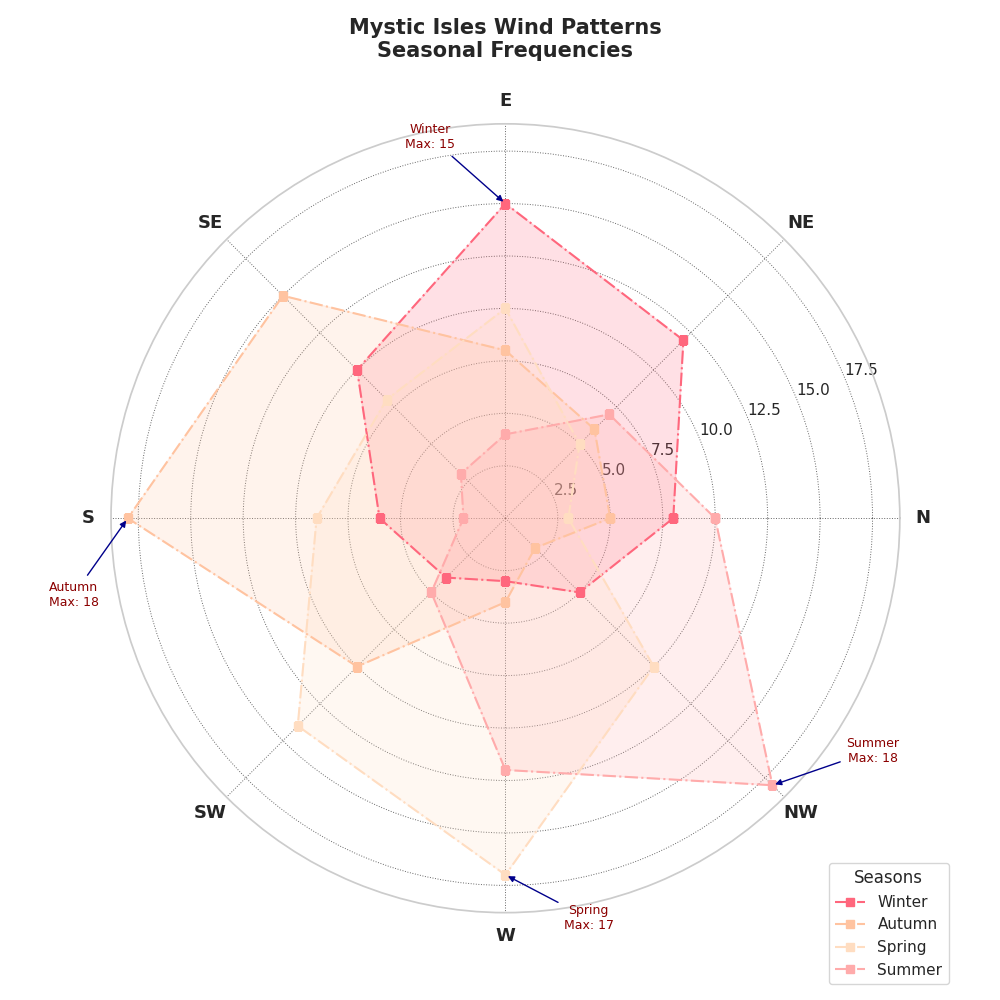

Python code for this plot:
import matplotlib.pyplot as plt
import numpy as np

directions = ['N', 'NE', 'E', 'SE', 'S', 'SW', 'W', 'NW']
spring_winds = np.array([8, 12, 15, 10, 6, 4, 3, 5])
summer_winds = np.array([5, 6, 8, 15, 18, 10, 4, 2])
autumn_winds = np.array([3, 5, 10, 8, 9, 14, 17, 10])
winter_winds = np.array([10, 7, 4, 3, 2, 5, 12, 18])

wind_data = [spring_winds, summer_winds, autumn_winds, winter_winds]
angles = np.linspace(0, 2 * np.pi, len(directions), endpoint=False).tolist()
angles += angles[:1]

for i in range(len(wind_data)):
    wind_data[i] = np.append(wind_data[i], wind_data[i][0])

fig, ax = plt.subplots(figsize=(10, 10), subplot_kw=dict(polar=True))

colors = ['#FF677D', '#FFC3A0', '#FFDDC1', '#FFABAB']
labels = ['Winter', 'Autumn', 'Spring', 'Summer']

for data, color, label in zip(wind_data, colors, labels):
    ax.plot(angles, data, marker='s', linestyle='-.', color=color, linewidth=1.5, label=label)
    ax.fill(angles, data, color=color, alpha=0.2)

for data, label in zip(wind_data, labels):
    max_idx = np.argmax(data[:-1])
    ax.annotate(f'{label}\nMax: {data[max_idx]}',
                xy=(angles[max_idx], data[max_idx]),
                xytext=(angles[max_idx] + 0.2, data[max_idx] + 3),
                textcoords='data',
                arrowprops=dict(arrowstyle="-|>", color='darkblue'),
                ha='center', fontsize=9, color='darkred')

ax.set_xticks(angles[:-1])
ax.set_xticklabels(directions, fontsize=13, fontweight='bold')
ax.grid(color='black', linestyle=':', linewidth=0.7, alpha=0.6)

ax.set_title("Mystic Isles Wind Patterns\nSeasonal Frequencies", fontsize=15, fontweight='bold', pad=25)

ax.legend(loc='lower left', bbox_to_anchor=(0.9, -0.1), fontsize=11, title='Seasons', title_fontsize='12')

plt.tight_layout()
plt.show()
